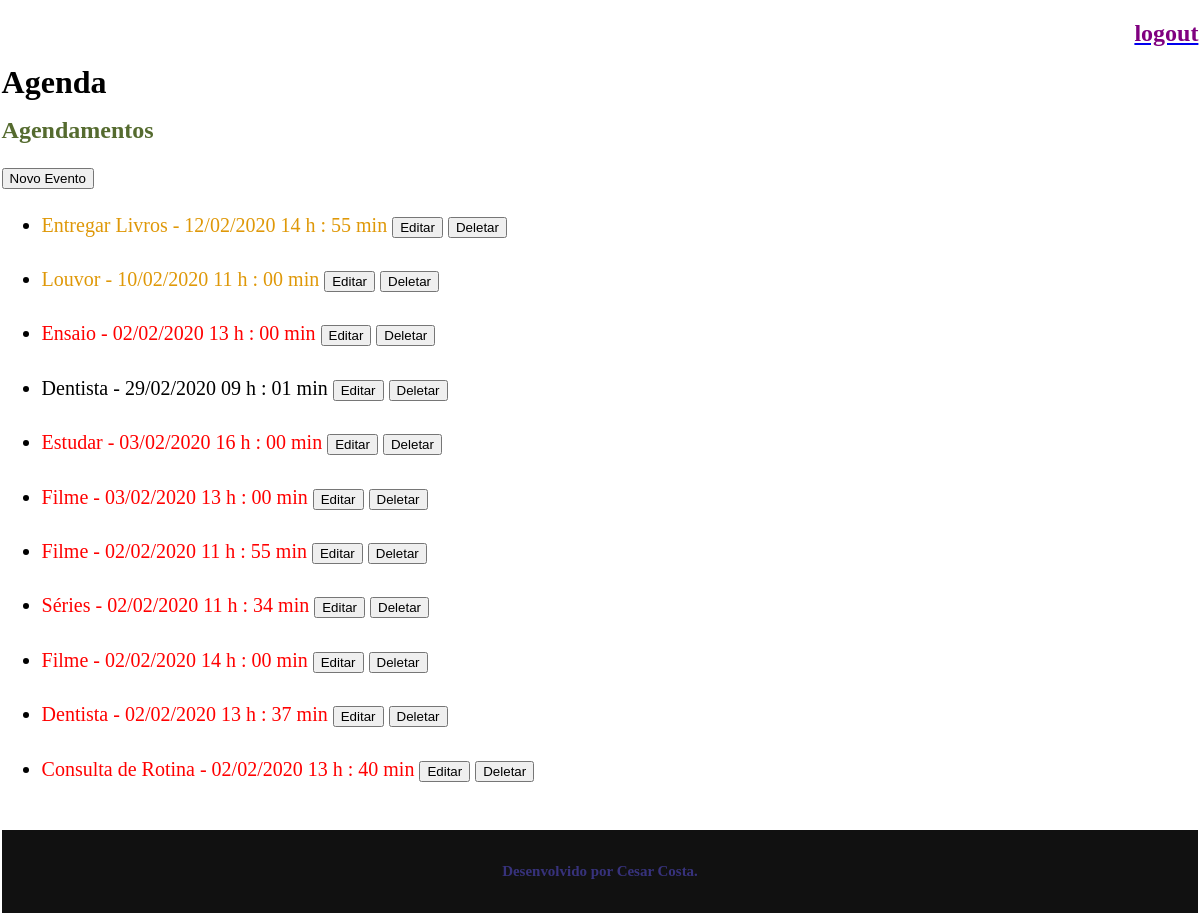
Before: /agenda/ (signed in) with the older database file.
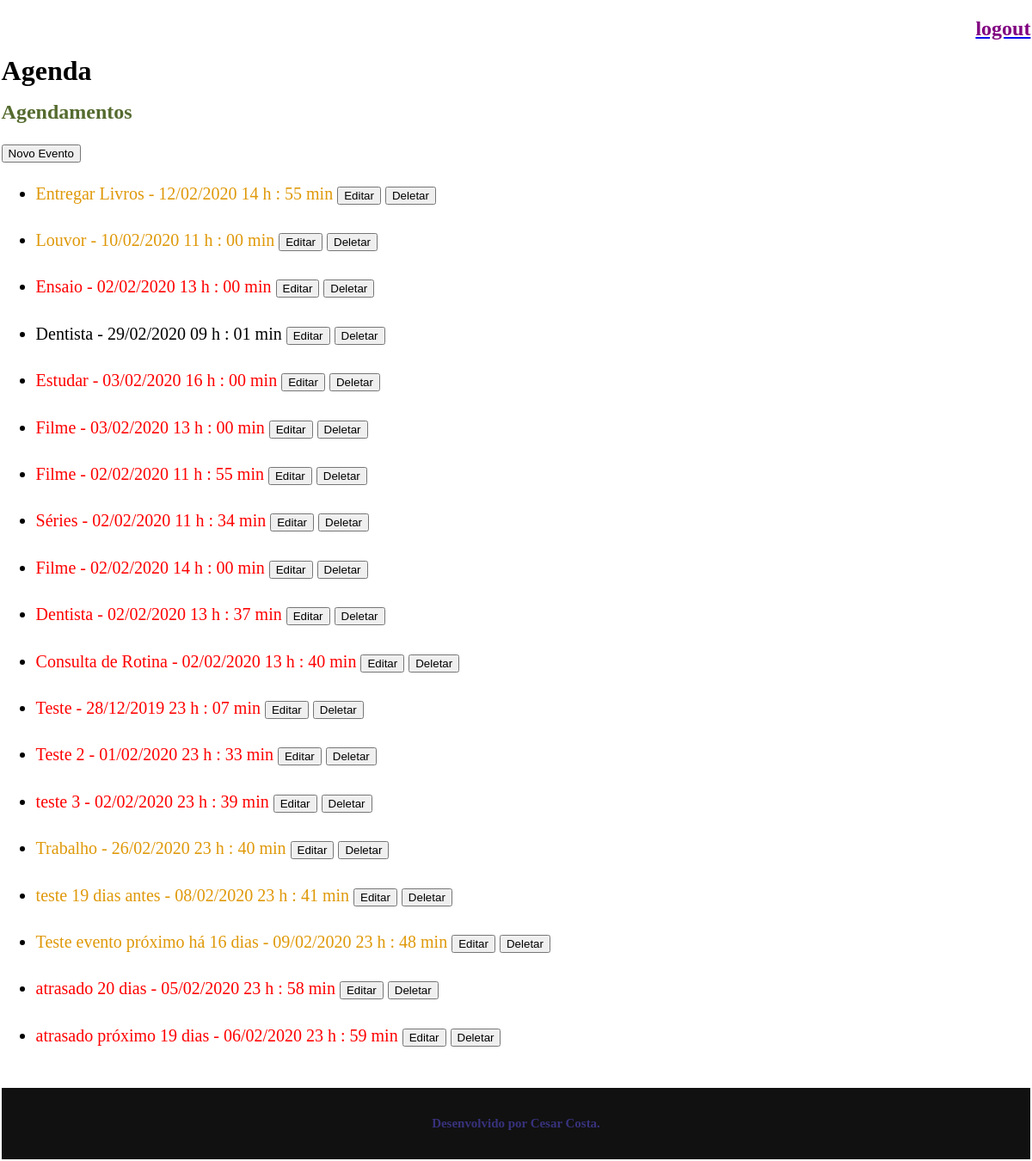
After: the same page with the newer database file.
### core/models.py (models this page shows, shortened)
class Evento(models.Model):
    titulo = models.CharField(max_length=100)
    descricao = models.TextField(blank=True, null=True)
    local_evento = models.TextField(blank=True, null=True)
    data_evento = models.DateTimeField(verbose_name='Data do Evento')
    data_criacao = models.DateTimeField(auto_now=True)
    usuario = models.ForeignKey(User, on_delete=models.CASCADE)
    def get_data_evento(self):
        return self.data_evento.strftime('%d/%m/%Y %H h : %M min')
    def get_evento_atrasado(self):
        if self.data_evento < datetime.now() - timedelta(days=20):
            return True
        return False
    def get_evento_proximo(self):
        if ((self.data_evento < datetime.now())):
            return True
        return False

### core/views.py (the view)
# urls.py: path('agenda/', views.lista_eventos),
@login_required(login_url='/login/')
def lista_eventos(request):
    usuario = request.user
    data_atual = datetime.now() - timedelta(days=180) #para retornar com vencidos há 1h
    evento =  Evento.objects.filter(usuario=usuario,
                                    data_evento__gt=data_atual)#__gt só Maior, __lt só Menor
    dados = {'eventos':evento}
    return render(request, 'agenda.html', dados)

### core/templates/agenda.html
{% extends "model-page.html" %}
{% block content %}
    <h2><font color="DarkOliveGreen	">Agendamentos</font></h2>
    <a href="evento/">
      <button type="button">Novo Evento</button>
    </a>
    <ul style="font-size: 20px">
        {% for evento in eventos %}
          <li class="pure-menu-selected">
            <div {% if evento.get_evento_atrasado%}
                    style="color:red"
                 {% elif evento.get_evento_proximo %}
                    style="color:#DF9808"
                 {% endif %}>
              {{ evento.titulo  }} - {{  evento.get_data_evento }}
                <a href="evento/?id={{ evento.id }}" style="text-decoration:none">
                <button type="button">Editar</button>
                </a>
                <a href="evento/delete/{{ evento.id }}/">
                <button type="button">Deletar</button>
                </a>
            </div>
          </li>
          <br>
        {% endfor %}
    </ul>
{% endblock%}

### core/templates/model-page.html (shortened to what this page needs)
<!DOCTYPE html>
{% load static %}
<html lang="en">
<head>
    {% include "model-header.html" %}
</head>
<body>
    {% block content %} {% endblock %}
    {% include "model-footer.html" %}
</body>
</html>

### core/templates/model-header.html (shortened to what this page needs)
{% load static %}
<link rel="stylesheet" href="http://yui.yahooapis.com/pure/0.3.0/pure-min.css">
<link rel="stylesheet" href="{% static 'css/styles.css' %}" />
<div align="right">
    <a href="/logout"><font color="purple"> <h2>logout</h2></font><a>
</div>
<h1>Agenda</h1>

### core/templates/model-footer.html
<div class="footer">
  <h3>Desenvolvido por Cesar Costa.</h3>
</div>

### core/static/css/styles.css (style rules this page uses)
* { -webkit-box-sizing: border-box; -moz-box-sizing: border-box; box-sizing: border-box; }
body { margin: 0.1em; line-height: 1.7em; }
.footer { background: #111; color: rgba(82, 74, 196, 0.6); text-align: center; padding: 1em; font-size: 80%; }

Changed rows visible on the page:
added Evento: titulo "Teste", get_data_evento "28/12/2019 23 h : 07 min"
added Evento: titulo "Teste 2", get_data_evento "01/02/2020 23 h : 33 min"
added Evento: titulo "teste 3", get_data_evento "02/02/2020 23 h : 39 min"
added Evento: titulo "Trabalho", get_data_evento "26/02/2020 23 h : 40 min"
added Evento: titulo "teste 19 dias antes", get_data_evento "08/02/2020 23 h : 41 min"
added Evento: titulo "Teste evento próximo há 16 dias", get_data_evento "09/02/2020 23 h : 48 min"
added Evento: titulo "atrasado 20 dias", get_data_evento "05/02/2020 23 h : 58 min"
added Evento: titulo "atrasado próximo 19 dias", get_data_evento "06/02/2020 23 h : 59 min"
